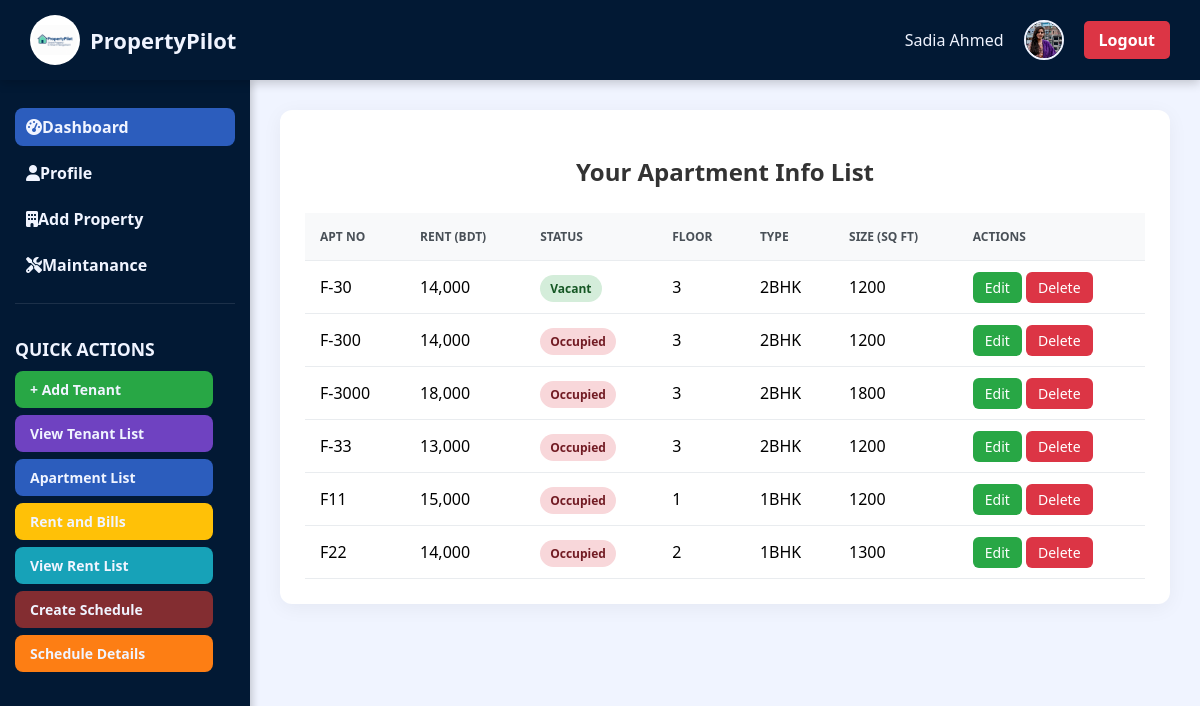
Screenshot of /apartmentList.php (signed in) with the database file from the repository.
### tables this page shows
CREATE TABLE `properties` (
  `property_id` int(11) NOT NULL,
  `landlord_id` int(11) NOT NULL,
  `apartment_no` varchar(50) NOT NULL,
  `apartment_rent` decimal(10,2) NOT NULL,
  `apartment_status` enum('Vacant','Occupied') NOT NULL,
  `floor_no` int(50) DEFAULT NULL,
  `apartment_type` varchar(70) DEFAULT NULL,
  `apartment_size` int(60) DEFAULT NULL
);

### apartmentList.php (the view, shortened to what this page needs)
<?php
$landlord_id = $_SESSION['landlord_id'];
$fullName = $_SESSION['fullName'] ?? 'Landlord';
$profilePhoto = $_SESSION['profilePhoto'] ?: "default-avatar.png";
$host = "localhost"; $username = "root"; $password = ""; $database = "property";
$conn = new mysqli($host, $username, $password, $database);
$stmt = $conn->prepare("SELECT * FROM properties WHERE landlord_id = ? ORDER BY apartment_no ASC");
$stmt->bind_param("i", $landlord_id);
$stmt->execute();
$result = $stmt->get_result();
?>
<!DOCTYPE html>
<html>
<head>
    <link rel="stylesheet" href="https://cdnjs.cloudflare.com/ajax/libs/font-awesome/6.4.0/css/all.min.css">
</head>
<body>
<header class="main-top-navbar">
    <div class="brand"><img src="image/logo.png" alt="Logo"/> PropertyPilot</div>
    <div class="top-right-user-info">
        <span><?php echo htmlspecialchars($fullName); ?></span>
        <img class="user-photo" src="<?php echo htmlspecialchars($profilePhoto); ?>" alt="Photo">
        <a href="logout.php" class="logout-btn">Logout</a>
    </div>
</header>
<div class="dashboard-content-wrapper">
    <nav class="vertical-sidebar">
         <div class="nav-links">
                <a href="landlord_dashboard.php" class="active"><i class="fas fa-tachometer-alt"></i> Dashboard</a>
                <a href="profile.php"><i class="fas fa-user"></i> Profile</a>
                <a href="propertyInfo.php"><i class="fas fa-building"></i> Add Property</a>
                 <a href="maintanance.php"><i class="fas fa-tools"></i> Maintanance</a>
            </div>
        <div class="action-buttons">
            <h3>Quick Actions</h3>
            <a href="add_tenant.php" class="action-link link-add-tenant">+ Add Tenant</a>
            <a href="tenant_List.php" class="action-link link-view-tenants">View Tenant List</a>
            <a href="apartmentList.php" class="action-link link-apartment-list active">Apartment List</a>
            <a href="RentAndBillForm.php" class="action-link link-rent-bills">Rent and Bills</a>
            <a href="Rent_list.php" class="action-link link-rent-list">View Rent List</a>
            <a href="Schedule_create.php" class="action-link link-schedule-create">Create Schedule</a>
            <a href="scheduleInfo.php" class="action-link link-schedule-details">Schedule Details</a>
        </div>
    </nav>
    <main>
        <div class="table-container">
            <h2>Your Apartment Info List</h2>
            <table>
                <tr><th>Apt No</th><th>Rent (BDT)</th><th>Status</th><th>Floor</th><th>Type</th><th>Size (sq ft)</th><th>Actions</th></tr>
                <?php if ($result && $result->num_rows > 0): ?>
                    <?php while ($row = $result->fetch_assoc()): ?>
                        <tr>
                            <td><?php echo htmlspecialchars($row['apartment_no']); ?></td>
                            <td><?php echo number_format($row['apartment_rent']); ?></td>
                            <td>
                                <span class="status-<?php echo strtolower($row['apartment_status']); ?>">
                                    <?php echo htmlspecialchars($row['apartment_status']); ?>
                                </span>
                            </td>
                            <td><?php echo htmlspecialchars($row['floor_no']); ?></td>
                            <td><?php echo htmlspecialchars($row['apartment_type']); ?></td>
                            <td><?php echo htmlspecialchars($row['apartment_size']); ?></td>
                            <td>
                                <a href="editApartment.php?id=<?php echo $row['property_id']; ?>" class="btn edit-btn">Edit</a>
                                <a href="apartmentList.php?delete_id=<?php echo $row['property_id']; ?>" class="btn delete-btn" onclick="return confirm('Are you sure? This action cannot be undone.');">Delete</a>
                            </td>
                        </tr>
                    <?php endwhile; ?>
                <?php else: ?>
                    <tr><td colspan="7" style="text-align:center; padding: 20px;">No apartments found. <a href="propertyInfo.php">Add one now!</a></td></tr>
                <?php endif; ?>
            </table>
        </div>
    </main>
</div>
</body>
</html>

### rows the page displays
properties: apartment_no "F-30", apartment_rent "14,000", apartment_status "Vacant", floor_no "3", apartment_type "2BHK", apartment_size "1200"
properties: apartment_no "F-300", apartment_rent "14,000", apartment_status "Occupied", floor_no "3", apartment_type "2BHK", apartment_size "1200"
properties: apartment_no "F-3000", apartment_rent "18,000", apartment_status "Occupied", floor_no "3", apartment_type "2BHK", apartment_size "1800"
properties: apartment_no "F-33", apartment_rent "13,000", apartment_status "Occupied", floor_no "3", apartment_type "2BHK", apartment_size "1200"
properties: apartment_no "F11", apartment_rent "15,000", apartment_status "Occupied", floor_no "1", apartment_type "1BHK", apartment_size "1200"
properties: apartment_no "F22", apartment_rent "14,000", apartment_status "Occupied", floor_no "2", apartment_type "1BHK", apartment_size "1300"

### other values shown
$fullName "Sadia Ahmed"
